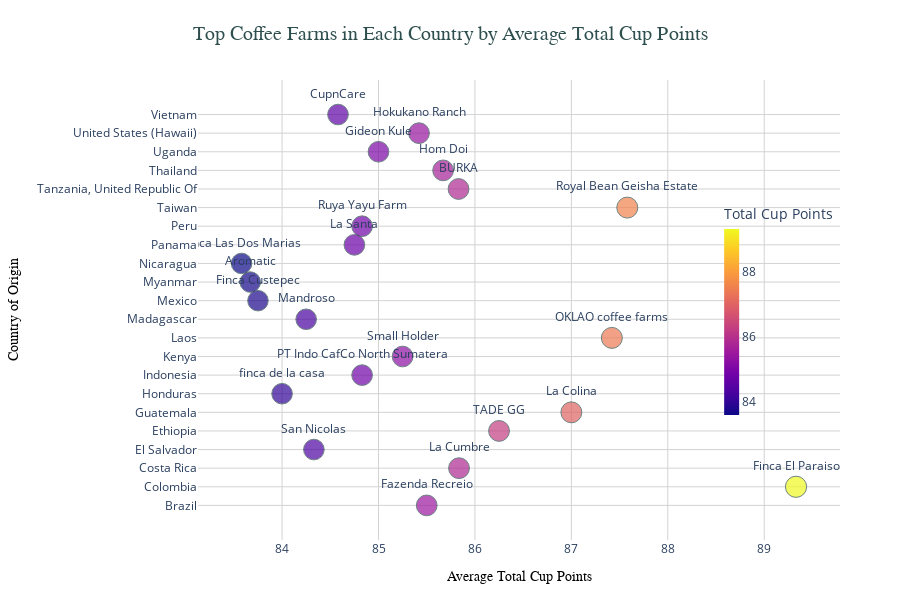

The notebook cell saved with this chart:
### Code cell
import plotly.express as px

# Group by 'Country of Origin' and 'Farm Name', calculating the mean of 'Total Cup Points'
average_points = data.groupby(['Country of Origin', 'Farm Name'])['Total Cup Points'].mean().reset_index()

# Sort farms within each country by total cup points in descending order
sorted_farms = average_points.sort_values(['Country of Origin', 'Total Cup Points'], ascending=[True, False])

# Select the top farm for each country
top_farms = sorted_farms.groupby('Country of Origin').first().reset_index()

# Create a scatter plot using Plotly Express
fig = px.scatter(
    top_farms,
    x='Total Cup Points',
    y='Country of Origin',
    text='Farm Name',
    title='Top Coffee Farms in Each Country',
    color='Total Cup Points',
    labels={'Total Cup Points': 'Average Total Cup Points'},
    size='Total Cup Points',
    size_max=15,
    hover_data={
        'Total Cup Points': ':.2f',  # Format Total Cup Points to two decimal places
        'Country of Origin': True,
        'Farm Name': True
    },
    template='plotly_white'
)

# Update traces for better text position and marker aesthetics
fig.update_traces(
    textposition='top center',
    marker=dict(
        line=dict(width=1, color='DarkSlateGrey'),
        opacity=0.7
    )
)

# Update layout with enhanced title, axis labels, and grid
fig.update_layout(
    xaxis_title='Average Total Cup Points',
    yaxis_title='Country of Origin',
    title={
        'text': 'Top Coffee Farms in Each Country by Average Total Cup Points',
        'font': {'size': 20, 'family': 'Arial', 'color': 'DarkSlateGrey'},
        'x': 0.5,  # Center the title
        'xanchor': 'center'
    },
    xaxis=dict(
        tickfont=dict(size=12),
        titlefont=dict(size=14, family='Arial', color='Black'),
        gridcolor='LightGray',
        zerolinecolor='Gray'
    ),
    yaxis=dict(
        tickfont=dict(size=12),
        titlefont=dict(size=14, family='Arial', color='Black'),
        gridcolor='LightGray',
        zerolinecolor='Gray'
    ),
    coloraxis_colorbar=dict(
        title='Total Cup Points',
        thickness=15,
        len=0.5,
        yanchor='middle',
        xanchor='right',
        xpad=20
    ),
    hoverlabel=dict(
        bgcolor='white',
        font_size=12,
        font_family='Arial'
    ),
    margin=dict(l=60, r=60, t=80, b=60),  # Adjust margins
    width=900,
    height=600
)

# Show the plot
fig.show()

### Figure 1 — Plotly figure (JSON) as saved in the notebook; plotly's stock layout.template omitted (floating-point values rounded to 4 significant figures)
{"data": [{"customdata": [["Fazenda Recreio"], ["Finca El Paraiso"], ["La Cumbre"], ["San Nicolas"], ["TADE GG"], ["La Colina"], ["finca de la casa"], ["PT Indo CafCo North Sumatera"], ["Small Holder"], ["OKLAO coffee farms"], ["Mandroso"], ["Finca Custepec"], ["Aromatic"], ["Finca Las Dos Marias"], ["La Santa"], ["Ruya Yayu Farm"], ["Royal Bean Geisha Estate"], ["BURKA"], ["Hom Doi"], ["Gideon Kule"], ["Hokukano Ranch"], ["CupnCare"]], "hovertemplate": "Average Total Cup Points=%{marker.color:.2f}<br>Country of Origin=%{y}<br>Farm Name=%{customdata[0]}<extra></extra>", "legendgroup": "", "marker": {"color": [85.5, 89.33, 85.84, 84.33, 86.25, 87, 84, 84.83, 85.25, 87.42, 84.25, 83.75, 83.67, 83.58, 84.75, 84.83, 87.58, 85.83, 85.67, 85, 85.42, 84.58], "coloraxis": "coloraxis", "line": {"color": "DarkSlateGrey", "width": 1}, "opacity": 0.7, "size": [85.5, 89.33, 85.84, 84.33, 86.25, 87, 84, 84.83, 85.25, 87.42, 84.25, 83.75, 83.67, 83.58, 84.75, 84.83, 87.58, 85.83, 85.67, 85, 85.42, 84.58], "sizemode": "area", "sizeref": 0.397, "symbol": "circle"}, "mode": "markers+text", "name": "", "orientation": "h", "showlegend": false, "text": ["Fazenda Recreio", "Finca El Paraiso", "La Cumbre", "San Nicolas", "TADE GG", "La Colina", "finca de la casa", "PT Indo CafCo North Sumatera", "Small Holder", "OKLAO coffee farms", "Mandroso", "Finca Custepec", "Aromatic", "Finca Las Dos Marias", "La Santa", "Ruya Yayu Farm", "Royal Bean Geisha Estate", "BURKA", "Hom Doi", "Gideon Kule", "Hokukano Ranch", "CupnCare"], "textposition": "top center", "type": "scatter", "x": [85.5, 89.33, 85.84, 84.33, 86.25, 87, 84, 84.83, 85.25, 87.42, 84.25, 83.75, 83.67, 83.58, 84.75, 84.83, 87.58, 85.83, 85.67, 85, 85.42, 84.58], "xaxis": "x", "y": ["Brazil", "Colombia", "Costa Rica", "El Salvador", "Ethiopia", "Guatemala", "Honduras", "Indonesia", "Kenya", "Laos", "Madagascar", "Mexico", "Myanmar", "Nicaragua", "Panama", "Peru", "Taiwan", "Tanzania, United Republic Of", "Thailand", "Uganda", "United States (Hawaii)", "Vietnam"], "yaxis": "y"}], "layout": {"coloraxis": {"colorbar": {"len": 0.5, "thickness": 15, "title": {"text": "Total Cup Points"}, "xanchor": "right", "xpad": 20, "yanchor": "middle"}, "colorscale": [[0, "#0d0887"], [0.1111, "#46039f"], [0.2222, "#7201a8"], [0.3333, "#9c179e"], [0.4444, "#bd3786"], [0.5556, "#d8576b"], [0.6667, "#ed7953"], [0.7778, "#fb9f3a"], [0.8889, "#fdca26"], [1, "#f0f921"]]}, "height": 600, "hoverlabel": {"bgcolor": "white", "font": {"family": "Arial", "size": 12}}, "legend": {"itemsizing": "constant", "tracegroupgap": 0}, "margin": {"b": 60, "l": 60, "r": 60, "t": 80}, "title": {"font": {"color": "DarkSlateGrey", "family": "Arial", "size": 20}, "text": "Top Coffee Farms in Each Country by Average Total Cup Points", "x": 0.5, "xanchor": "center"}, "width": 900, "xaxis": {"anchor": "y", "domain": [0, 1], "gridcolor": "LightGray", "tickfont": {"size": 12}, "title": {"font": {"color": "Black", "family": "Arial", "size": 14}, "text": "Average Total Cup Points"}, "zerolinecolor": "Gray"}, "yaxis": {"anchor": "x", "domain": [0, 1], "gridcolor": "LightGray", "tickfont": {"size": 12}, "title": {"font": {"color": "Black", "family": "Arial", "size": 14}, "text": "Country of Origin"}, "zerolinecolor": "Gray"}}}
